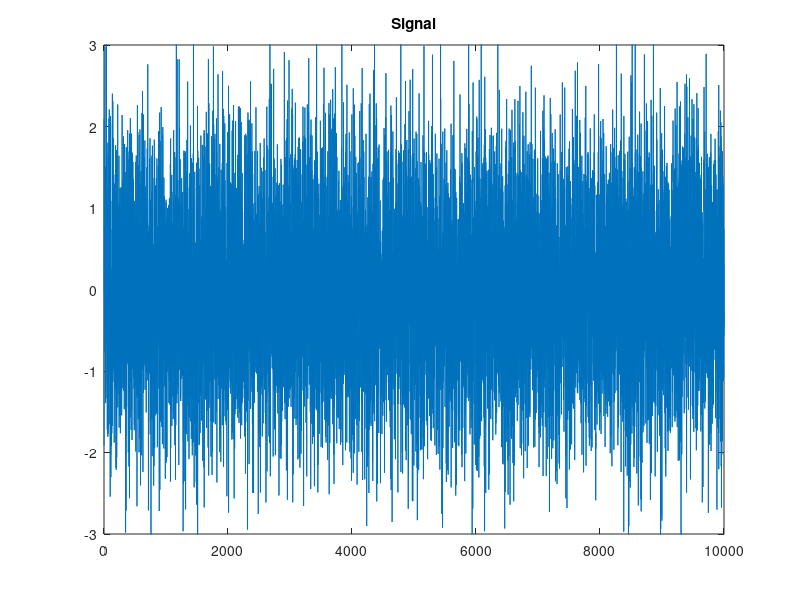
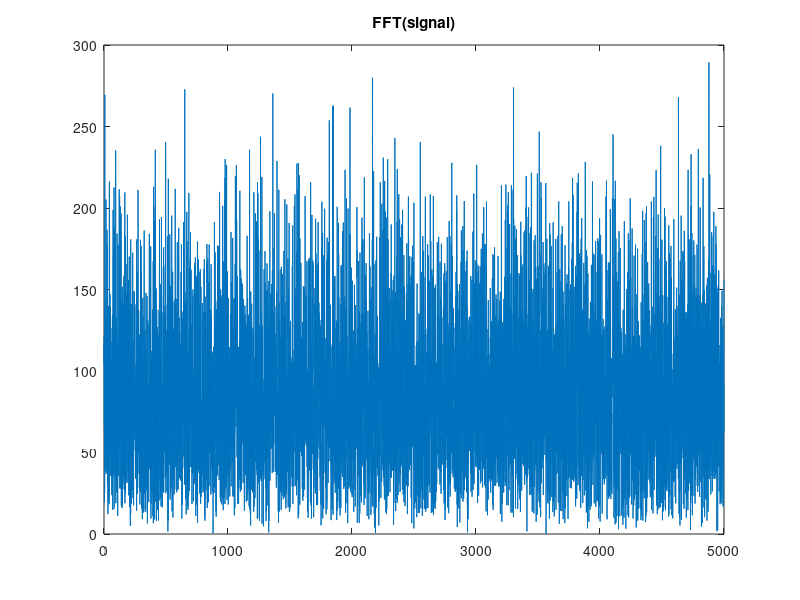
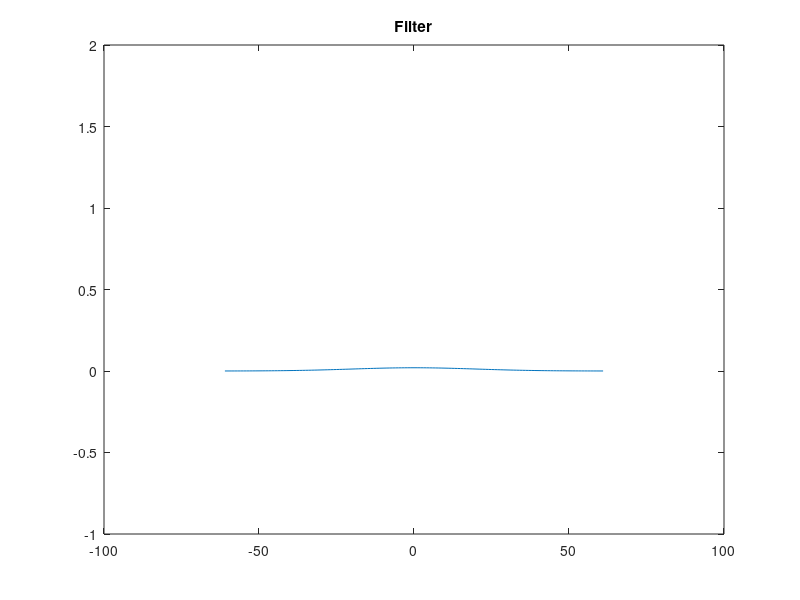
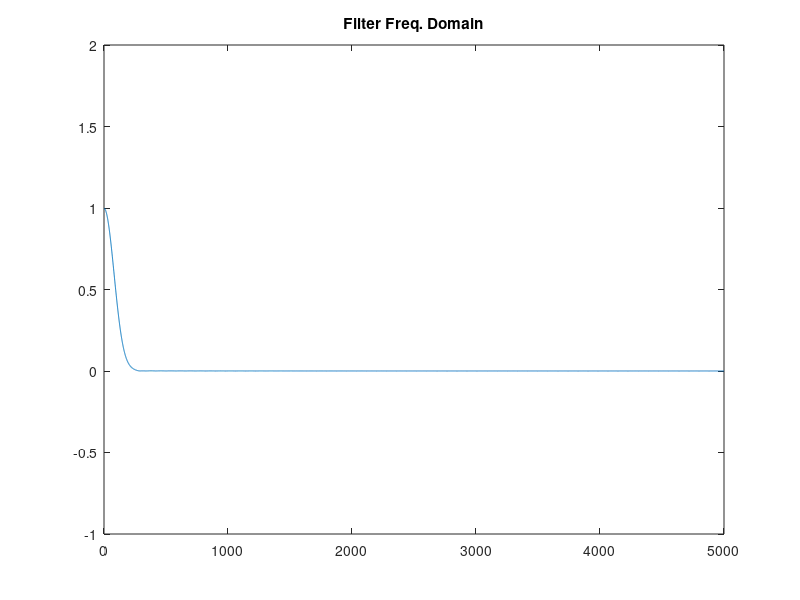

These figures' MATLAB source, in order: (Note: this script raises an error after producing the figures.)
clear all;
close all;
clc;

Fs = 10000;
dt = 1/Fs;

t = (0:dt:1-dt);

f = 200;

signal = wgn(1,length(t),0);
figure; plot(signal); ylim([-3,3]); title('Signal');

% FFT
NFFT = 2^nextpow2(length(signal));
fft_signal = abs(fft(signal, NFFT));
faxis = Fs/2*linspace(0,1,NFFT/2+1);

figure;plot(faxis, fft_signal(1:NFFT/2+1)); title('FFT(signal)');

sigma = 20;
sigma_f = 1 / 2 / pi / sigma;
w = 2*ceil(1.5*sigma)+1;
filter = 1/(sqrt(2*pi)*sigma)*exp(-(-w:w).^2/(2*sigma^2));
figure;plot((-w:w), filter), title('Filter');  ylim([-1, 2]);

fft_filter = abs(fft(filter, NFFT));
figure;plot(faxis, fft_filter(1:NFFT/2+1)), title('Filter Freq. Domain'); ylim([-1, 2]);

filtered = conv(signal, filter, 'same');
figure;plot(filtered);title('Filtered Signal');

fft_filtered = abs(fft(filtered, NFFT));
figure;plot(faxis, fft_filtered(1:NFFT/2+1)); title('FFT(filtered signal)');

modulated = pmmod(filtered, 500, Fs, pi/2);
fft_modulated = abs(fft(modulated, NFFT));
figure;plot(faxis, fft_modulated(1:NFFT/2+1)); title('FFT(modulated signal)');
%%
clear all;
close all;
clc;
%%

Fs = 10000;

medium = Medium;

dataRate = 4;
chippingRate = 50;

pnGenerator = PNGenerator(3*12);
sequence = pnGenerator.step();
sender = Sender(medium, sequence, 'fhss', Fs, dataRate,chippingRate);

jammer = Jammer(medium, Fs, 'narrowband');

test_data = randi([0,1],20,1);

sender.send(test_data);
jammer.jam(100, 10);

receiver = Receiver(medium, sequence, 'fhss', Fs, dataRate, chippingRate);

received = receiver.receive();

assert(isequal(test_data, received));


